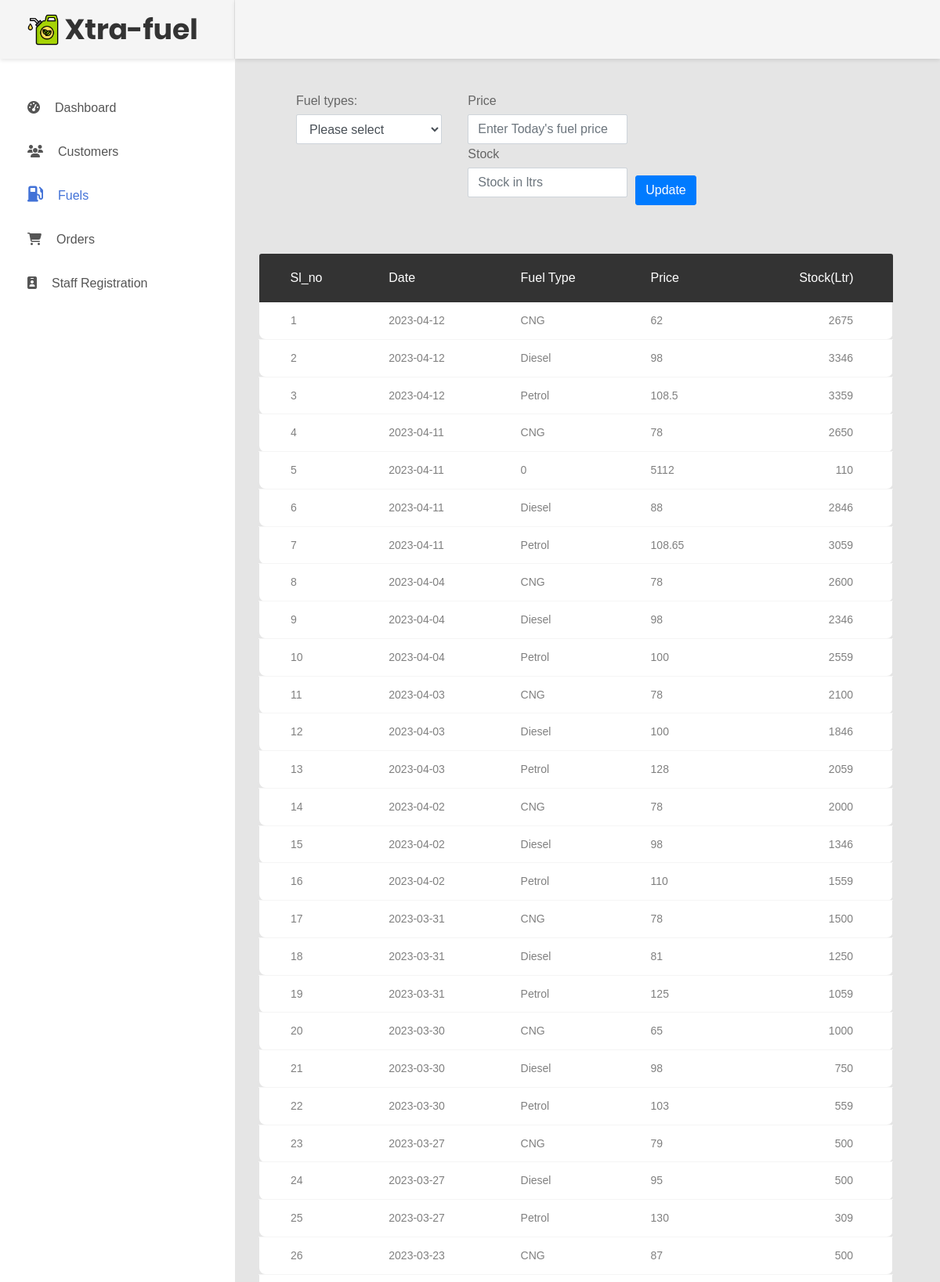
/admin/fuels.php (signed in, upper part), run on the app's committed database.
### tables this page shows
CREATE TABLE `fuel` (
  `fid` int(11) NOT NULL,
  `date` date NOT NULL,
  `fuel_type` varchar(12) NOT NULL,
  `price` varchar(11) NOT NULL,
  `stock` int(11) NOT NULL
);

### admin/fuels.php (the view, shortened to what this page needs)
<?php
include '../config.php';
?>
<!DOCTYPE html>
<html lang="en">
<head>
  <link href="css/font-face.css" rel="stylesheet" media="all">
  <link href="vendor/font-awesome-4.7/css/font-awesome.min.css" rel="stylesheet" media="all">
  <link href="vendor/font-awesome-5/css/fontawesome-all.min.css" rel="stylesheet" media="all">
  <link href="vendor/mdi-font/css/material-design-iconic-font.min.css" rel="stylesheet" media="all">
  <link href="vendor/bootstrap-4.1/bootstrap.min.css" rel="stylesheet" media="all">
  <link rel="stylesheet" href="https://cdn.jsdelivr.net/npm/bootstrap-icons@1.9.1/font/bootstrap-icons.css">
  <link href="vendor/animsition/animsition.min.css" rel="stylesheet" media="all">
  <link href="vendor/bootstrap-progressbar/bootstrap-progressbar-3.3.4.min.css" rel="stylesheet" media="all">
  <link href="vendor/wow/animate.css" rel="stylesheet" media="all">
  <link href="vendor/css-hamburgers/hamburgers.min.css" rel="stylesheet" media="all">
  <link href="vendor/slick/slick.css" rel="stylesheet" media="all">
  <link href="vendor/select2/select2.min.css" rel="stylesheet" media="all">
  <link href="vendor/perfect-scrollbar/perfect-scrollbar.css" rel="stylesheet" media="all">
  <link href="css/theme.css" rel="stylesheet" media="all">
</head>
<body class="animsition">
  <div class="page-wrapper">
    <aside class="menu-sidebar d-none d-lg-block">
      <div class="logo">
        <img src="images/icon/logo.png" alt="" width="40px" height="40px">&ensp;
        <h1>
          Xtra-fuel
        </h1>
      </div>
      <div class="menu-sidebar__content js-scrollbar1">
        <nav class="navbar-sidebar">
          <ul class="list-unstyled navbar__list">
            <li class="has-sub">
              <a class="js-arrow" href="index.php">
                <i class="fas fa-tachometer-alt"></i>Dashboard</a>
            </li>
            <li class="has-sub">
              <a class="js-arrow" href="pump.php">
                <i class="fas fa-users"></i>Customers</a>
            </li>
            <li class="active has-sub">
              <a class="js-arrow" href="fuels.php">
              <i class='fas fa-gas-pump' style='font-size:20px'></i>Fuels</a>
            </li>
            <li class="has-sub">
              <a class="js-arrow" href="fuelorder.php">
              <i class="fas fa-shopping-cart"></i>Orders</a>
            </li>
            <li class="has-sub">
              <a class="js-arrow" href="staffreg.php">
              <i class="fas fa-solid fa-id-badge"></i>Staff Registration</a>
            </li>
          </ul>
        </nav>
      </div>
    </aside>
    <div class="page-container">
      <header class="header-desktop">
        <div class="section__content section__content--p30">
          <div class="container-fluid">
            <div class="header-wrap">
              <div class="header-button">
                <div class="account-wrap">
                </div>
              </div>
            </div>
          </div>
        </div>
      </header>
      <div class="main-content">
        <div class="section__content section__content--p30">
          <div class="container-fluid">
            <div class="row">
              <form class="d-flex justify-content-center" action="fuelupdate.php" method="POST" onsubmit="return validate()">
                <div class="form-group mx-5">
                  <label for="cc-payment" class="control-label mb-1">Fuel types:</label>
                  <div style="width: 150%;">
                    <select name="fuel-types" id="select" class="form-control">
                      <option value="0" hidden>Please select</option>
                    </select>
                  </div>
                </div>
                <div class="form-group" style="margin-left: 10%;">
                  <label for="cc-payment" class="control-label mb-1">Price</label>
                  <input id="cc-pament" placeholder="Enter Today's fuel price" onkeyup="return validate()" name="fuel-price" type="text" class="form-control" aria-required="true" aria-invalid="false" required>
                  <label for="cc-payment" class="control-label mb-1">Stock</label>
                  <input id="cc-pament" placeholder="Stock in ltrs" onkeyup="return validate()" name="fuel-stock" type="text" class="form-control" aria-required="true" aria-invalid="false" required>
                  <button type="submit" class="btn btn-primary" style="margin-top: -22%; margin-left: 105%;" name="submit" value="submit"ss>Update</button>
              </form>
            </div>
            <div class="row m-t-30" style="width: 100%;">
              <div class="col-md-12">
                <table class="table table-borderless table-data3">
                  <thead>
                      <tr>
                          <th>Sl_no</th>
                          <th>Date</th>
                          <th>Fuel Type</th>
                          <th>Price</th>
                          <th>Stock(ltr)</th>
                      </tr>
                  </thead>
                  <?php
                      $fuel = "SELECT * FROM `fuel` ORDER BY fid DESC";
                      $result = mysqli_query($conn,$fuel);
                      $i = 1;
                      while($row=mysqli_fetch_array($result)){
                  ?>
                  <tbody>
                      <tr>
                          <td><?php echo $i; ?></td>
                          <td><?php echo $row['date']; ?></td>
                          <td><?php echo $row['fuel_type']; ?></td>
                          <td><?php echo $row['price']; ?></td>
                          <td><?php echo $row['stock']; ?></td>
                      </tr>
                  </tbody>
                  <?php
                  $i++;}?>
                </table>
              </div>
            </div>
          </div>
        </div>
      </div>
    </div>
</body>
</html>

### data on the page
fuel: date "2023-04-12", fuel_type "CNG", price "62", stock "2675"
fuel: date "2023-04-12", fuel_type "Diesel", price "98", stock "3346"
fuel: date "2023-04-12", fuel_type "Petrol", price "108.5", stock "3359"
fuel: date "2023-04-11", fuel_type "CNG", price "78", stock "2650"
fuel: date "2023-04-11", fuel_type "0", price "5112", stock "110"
fuel: date "2023-04-11", fuel_type "Diesel", price "88", stock "2846"
fuel: date "2023-04-11", fuel_type "Petrol", price "108.65", stock "3059"
fuel: date "2023-04-04", fuel_type "CNG", price "78", stock "2600"
fuel: date "2023-04-04", fuel_type "Diesel", price "98", stock "2346"
fuel: date "2023-04-04", fuel_type "Petrol", price "100", stock "2559"
fuel: date "2023-04-03", fuel_type "CNG", price "78", stock "2100"
fuel: date "2023-04-03", fuel_type "Diesel", price "100", stock "1846"
fuel: date "2023-04-03", fuel_type "Petrol", price "128", stock "2059"
fuel: date "2023-04-02", fuel_type "CNG", price "78", stock "2000"
fuel: date "2023-04-02", fuel_type "Diesel", price "98", stock "1346"
fuel: date "2023-04-02", fuel_type "Petrol", price "110", stock "1559"
fuel: date "2023-03-31", fuel_type "CNG", price "78", stock "1500"
fuel: date "2023-03-31", fuel_type "Diesel", price "81", stock "1250"
fuel: date "2023-03-31", fuel_type "Petrol", price "125", stock "1059"
fuel: date "2023-03-30", fuel_type "CNG", price "65", stock "1000"
fuel: date "2023-03-30", fuel_type "Diesel", price "98", stock "750"
fuel: date "2023-03-30", fuel_type "Petrol", price "103", stock "559"
fuel: date "2023-03-27", fuel_type "CNG", price "79", stock "500"
fuel: date "2023-03-27", fuel_type "Diesel", price "95", stock "500"
fuel: date "2023-03-27", fuel_type "Petrol", price "130", stock "309"
fuel: date "2023-03-23", fuel_type "CNG", price "87", stock "500"
